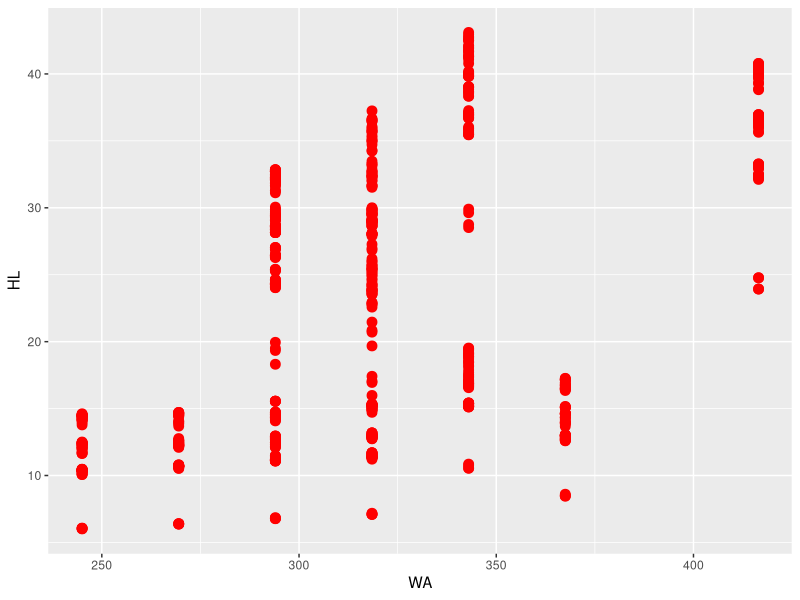
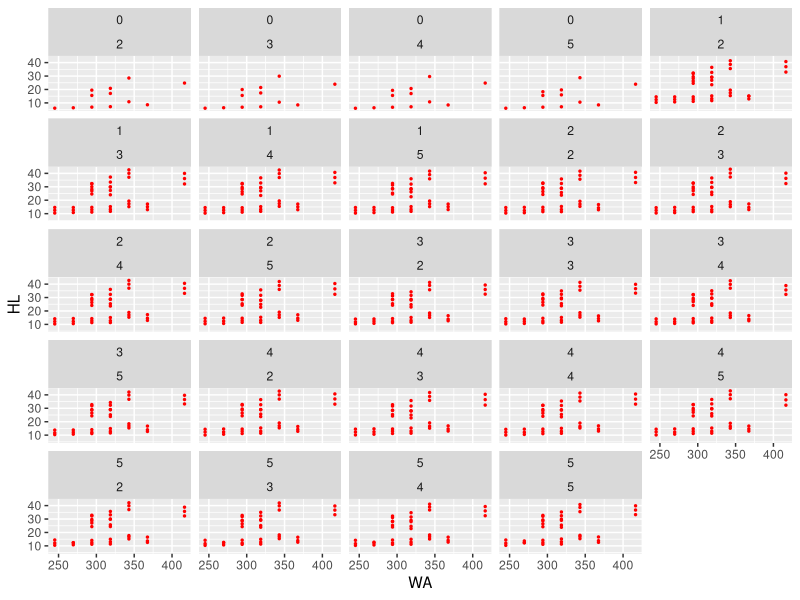
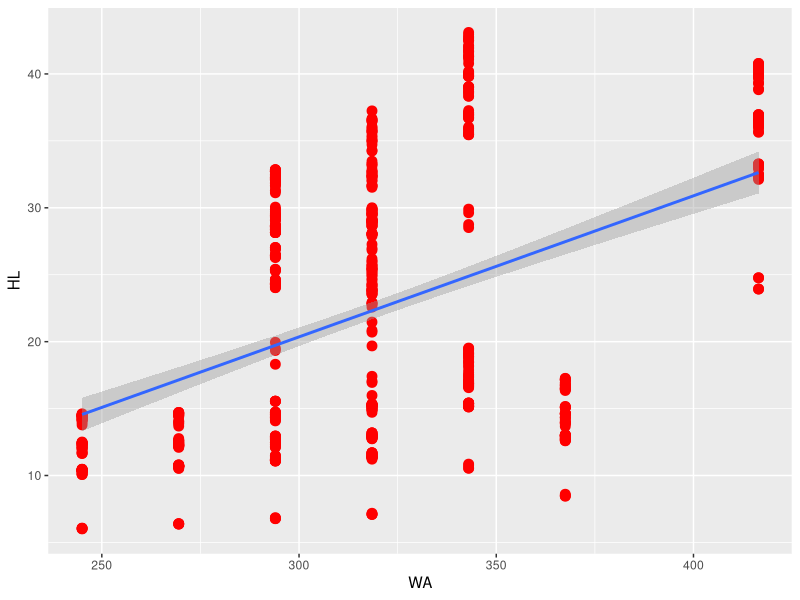
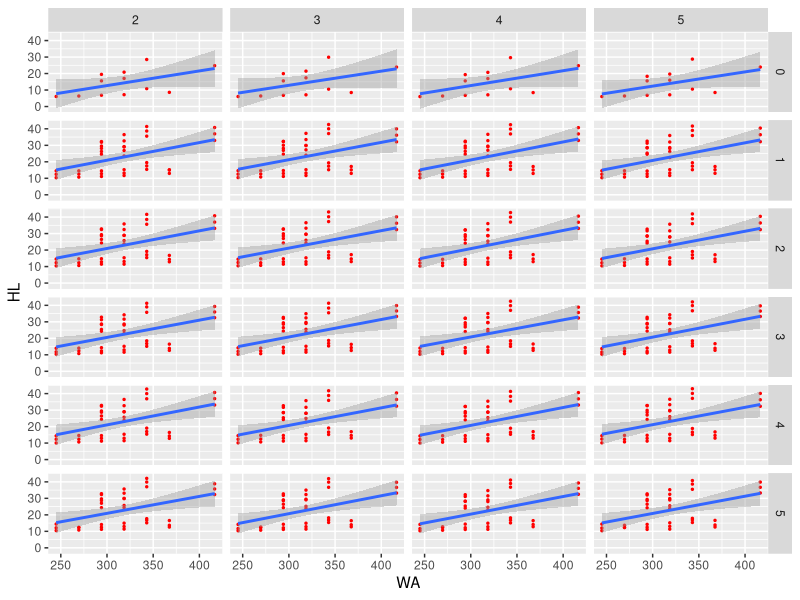
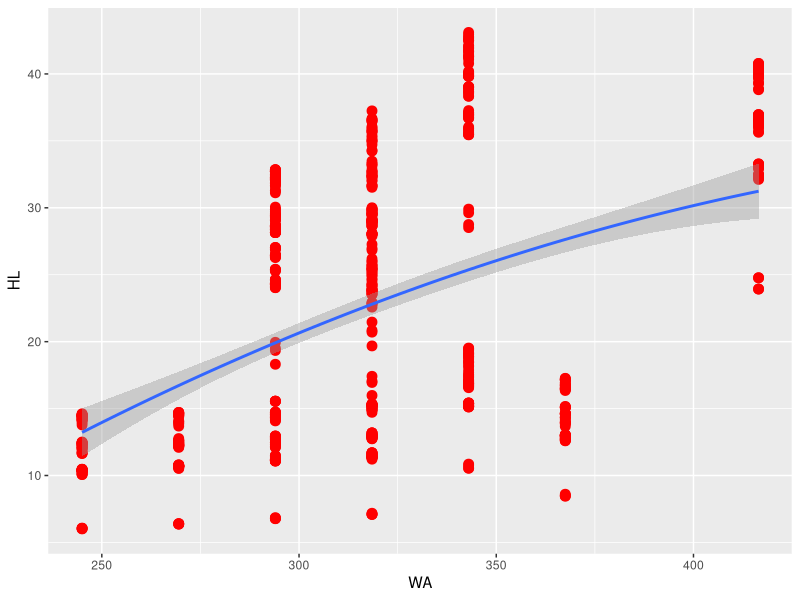
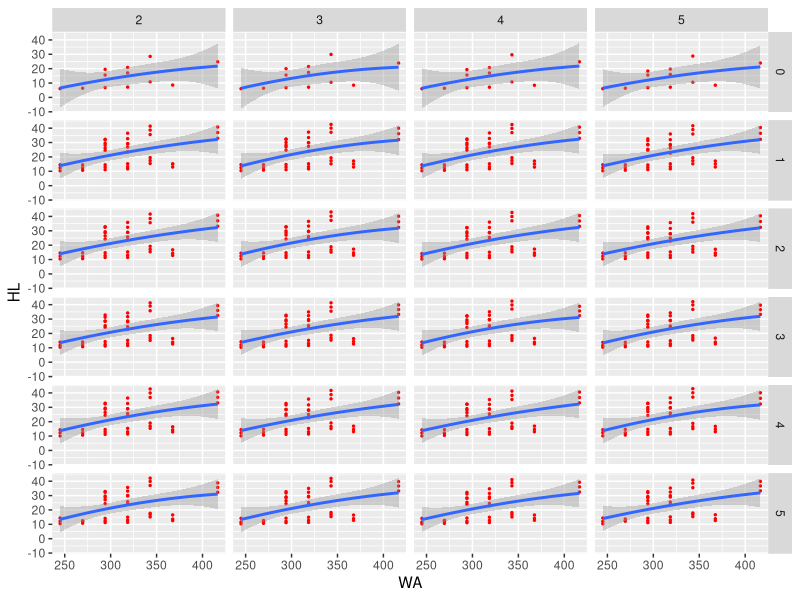
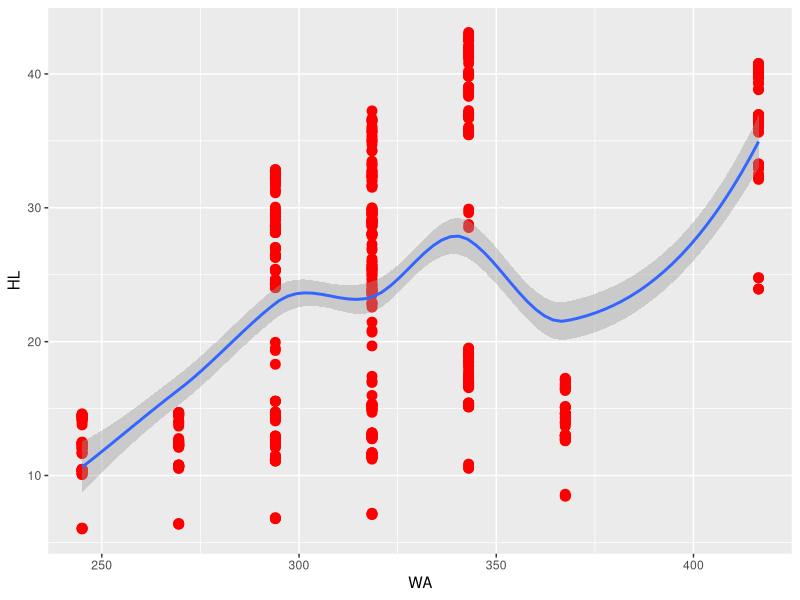
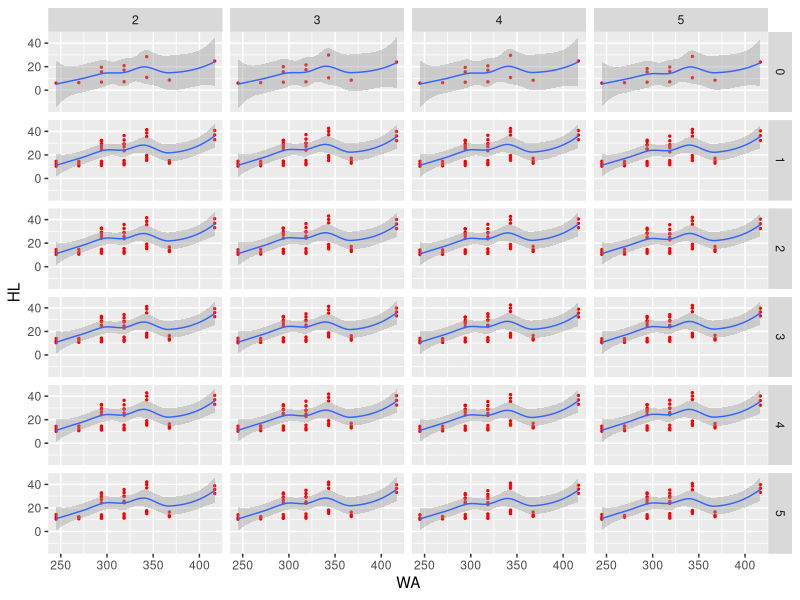

Source code (R) for these figures, in order:
## ---- chunk 1
knitr::opts_chunk$set(echo = TRUE)
## ---- chunk 2
if (!require(dplyr)) {
  install.packages("dplyr")
  require(dplyr)
}

if (!require(ggplot2)) {
  install.packages("ggplot2")
  require(ggplot2)
}
## ---- chunk 3
setwd("/Users/chris/Documents/GeorgetownMPPMSFS/McCourtMPP/Semester4MPP/ProgrammingStats") 
benergy <- read.csv("buildingenergy.csv", header=T)

setwd("/Users/chris/Documents/GeorgetownMPPMSFS/McCourtMPP/Semester4MPP/ProgrammingStats") 
kicks <- read.csv("kicksfootball.csv", header=T)
## ---- chunk 4
colnames(kicks) <- c("Yards", "Goal", "Practiceormatch")
kicks$Goal <- ifelse(toupper(kicks$Goal)=="Y", 1,0)
## ---- chunk 5
regHL5 <- lm(HL ~ GA + WA, data = benergy)
summary(regHL5)
## ---- chunk 6
regCL5 <- lm(CL ~ GA + WA, data = benergy)
summary(regCL5)
## ---- chunk 7
practice <- kicks %>%
  filter(Practiceormatch == "P")

match <- kicks %>%
  filter(Practiceormatch == "M")
## ---- chunk 8
practlog <- glm(Goal ~ Yards, 
             data=practice,
             family=binomial)
summary(practlog)
## ---- chunk 9
matchlog <- glm(Goal ~ Yards, 
                data=match,
                family=binomial)
summary(matchlog)
## ---- chunk 10
p <- ggplot(benergy) + aes(x = WA, y = HL) + geom_point(size = 3, color='red')
print(p)
## ---- chunk 11
q <- ggplot(benergy) + aes(x = WA, y = HL) + geom_point(size = .5, color='red') + facet_wrap(GD~OR)
q
## ---- chunk 12
h <- ggplot(benergy) + aes(x = WA, y = HL) + geom_point(size = 3, color='red') + stat_smooth(method = "lm", size = 1)
print(h)
## ---- chunk 13
j <- ggplot(benergy) + aes(x = WA, y = HL) + geom_point(size = .5, color='red') + stat_smooth(method = "lm", size = 1) + facet_grid(GD~OR)
print(j)
## ---- chunk 14
z <- ggplot(benergy) + aes(x = WA, y = HL) + geom_point(size = 3, color='red') + stat_smooth(method = "lm", formula = y ~ poly(x, 2), size = 1)
print(z)
## ---- chunk 15
v <- ggplot(benergy) + aes(x = WA, y = HL) + geom_point(size = .5, color='red') + stat_smooth(method = "lm", formula = y ~ poly(x, 2), size = 1) + facet_grid(GD~OR)
print(v)
## ---- chunk 16
k <- ggplot(benergy) + aes(x = WA, y = HL) + geom_point(size = 3, color='red') + stat_smooth(method = "loess", size = 1)
print(k)
## ---- chunk 17
m <- ggplot(benergy) + aes(x = WA, y = HL) + geom_point(size = .5, color='red') + stat_smooth(method = "loess", size = .5) + facet_grid(GD~OR)
print(m)
## ---- chunk 18
plot(Goal~Yards,data=practice,
     xlab="Yards",
     ylab="Probability of Goal")
curve(predict(practlog,
              data.frame(Yards=x),
              type="resp"),
      add=TRUE)
par(new=TRUE)
plot(Goal~Yards,data=match,
     xlab="Yards",
     ylab="Probability of Goal")
curve(predict(matchlog,
              data.frame(Yards=x),
              type="resp"),
      add=TRUE)
